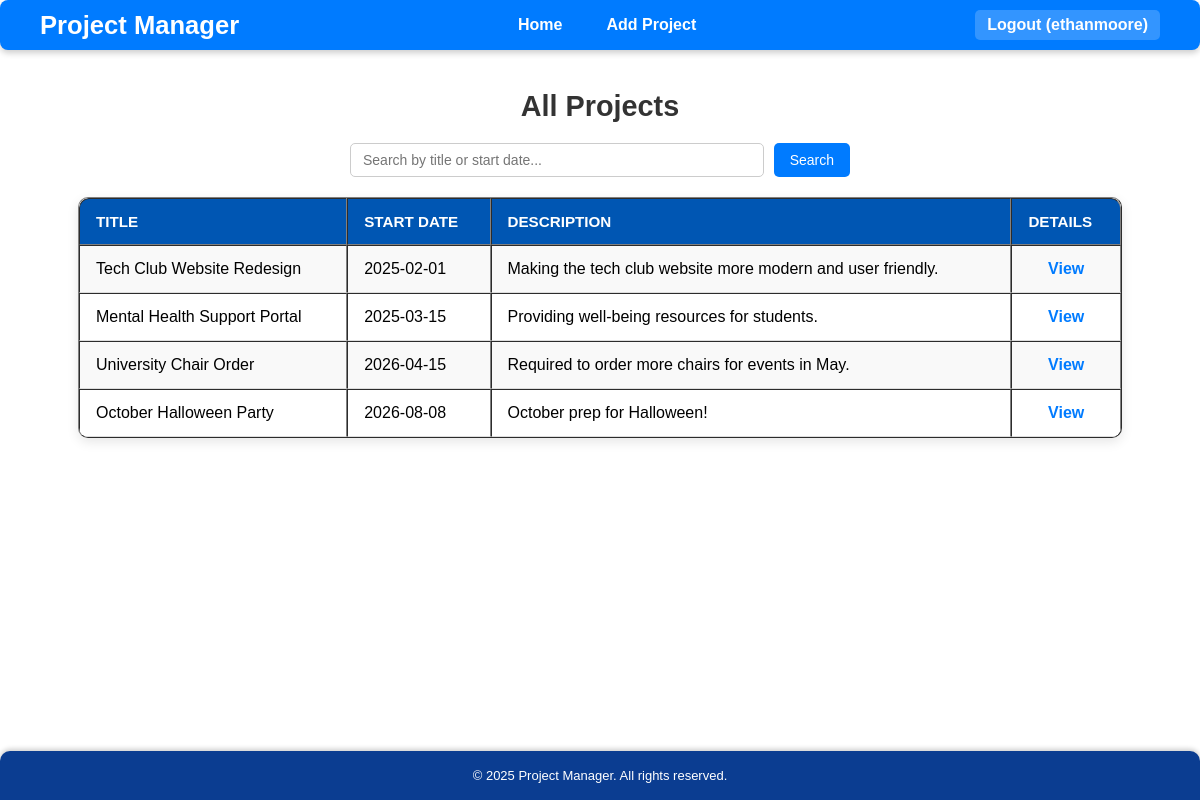
/projectmanager/index.php (signed in), run on the app's committed database.
### tables this page shows
CREATE TABLE `projects` (
  `pid` int(11) NOT NULL,
  `title` varchar(100) DEFAULT NULL,
  `start_date` date DEFAULT NULL,
  `end_date` date DEFAULT NULL,
  `short_description` varchar(255) DEFAULT NULL,
  `phase` enum('design','development','testing','deployment','complete') DEFAULT NULL,
  `uid` int(11) NOT NULL
);

### projectmanager/index.php (the view, shortened to what this page needs)
<?php
include 'config.php';
include 'includes/header.php';
$search = "";
$query = "SELECT projects.pid, projects.title, projects.start_date, projects.short_description FROM projects";
$stmt = $conn->prepare($query);
if ($search != "") {
    $stmt->execute(['search' => "%$search%"]);
} else {
    $stmt->execute();
}
$projects = $stmt->fetchAll(PDO::FETCH_ASSOC);
?>
<h2>All Projects</h2>
<form method="GET" action="index.php" class="search-form">
    <input type="text" name="search" placeholder="Search by title or start date..." value="<?php echo htmlspecialchars($search); ?>">
    <button type="submit">Search</button>
</form>
<?php if (count($projects) > 0): ?>
<table border="1" cellpadding="8">
    <tr>
        <th>Title</th>
        <th>Start Date</th>
        <th>Description</th>
        <th>Details</th>
    </tr>
    <?php foreach ($projects as $project): ?>
    <tr>
        <td><?php echo htmlspecialchars($project['title']); ?></td>
        <td><?php echo htmlspecialchars($project['start_date']); ?></td>
        <td><?php echo htmlspecialchars($project['short_description']); ?></td>
        <td><a href="project_view.php?pid=<?php echo $project['pid']; ?>">View</a></td>
    </tr>
    <?php endforeach; ?>
</table>
<?php else: ?>
    <p class="no-results">No projects found matching your search.</p>
<?php endif; ?>
<?php include 'includes/footer.php'; ?>

### projectmanager/css/style.css (style rules this page uses)
h2 { text-align: center; font-size: 1.8em; margin: 20px 0; color: #333; }
table { width: 90%; margin: 20px auto; font-family: 'Arial', sans-serif; border-collapse: separate; border-spacing: 0; border-radius: 10px; overflow: hidden; box-shadow: 0 4px 12px rgba(0,0,0,0.1); background: #ffffff; }
table th, table td { padding: 14px 16px; text-align: left; }
table th { background: #0056b3; color: #ffffff; font-weight: 600; text-transform: uppercase; font-size: 0.95em; }
table th:first-child { border-top-left-radius: 10px; }
table th:last-child { border-top-right-radius: 10px; }
table tr:nth-child(even) { background: #f9f9f9; }
table td { border-bottom: 1px solid #ddd; }
table td:last-child { text-align: center; }
table a { color: #007BFF; font-weight: 600; text-decoration: none; }
form.search-form { width: 90%; max-width: 500px; margin: 0 auto 20px auto; display: flex; gap: 10px; justify-content: center; }
form.search-form input[type="text"] { flex: 1; padding: 8px 12px; border: 1px solid #ccc; border-radius: 5px; font-size: 14px; }
form.search-form button { padding: 8px 16px; font-size: 14px; background: #007BFF; color: #fff; border: none; border-radius: 5px; cursor: pointer; transition: background 0.2s; }
html, body { height: 100%; margin: 0; padding: 0; }
body { display: flex; flex-direction: column; font-family: Arial, sans-serif; }

### data on the page
projects: title "Tech Club Website Redesign", start_date "2025-02-01", short_description "Making the tech club website more modern and user friendly."
projects: title "Mental Health Support Portal", start_date "2025-03-15", short_description "Providing well-being resources for students."
projects: title "University Chair Order", start_date "2026-04-15", short_description "Required to order more chairs for events in May."
projects: title "October Halloween Party", start_date "2026-08-08", short_description "October prep for Halloween!"

### other printed values
$_SESSION['username'] "ethanmoore"
